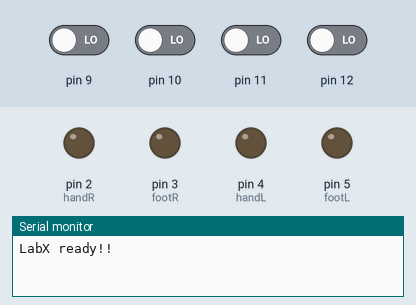
The sketch below on a simulated Arduino Nano, built with avr-gcc and run on an emulated ATmega328P. Shown: output pins drawn as LEDs (lit = HIGH), the last lines printed to the serial monitor. Dashed ring = blinking. Inputs (shaded band) come from the test bench; at power-on: pin 9–12 LOW.

Above: at 1.2 s.
1.3 s: pin 9 driven HIGH
At 1.4 s:
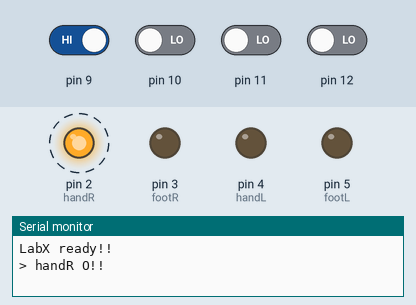
4.3 s: pin 10 driven HIGH
At 4.6 s:
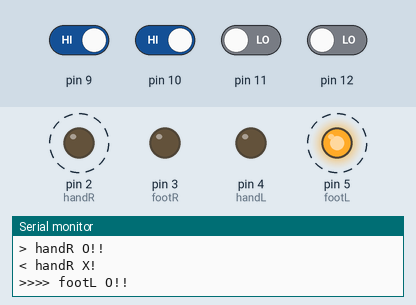
7.3 s: pin 11 driven HIGH
At 7.8 s:
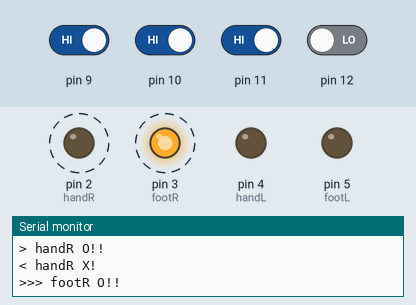
10.3 s: pin 12 driven HIGH
At 11.4 s:
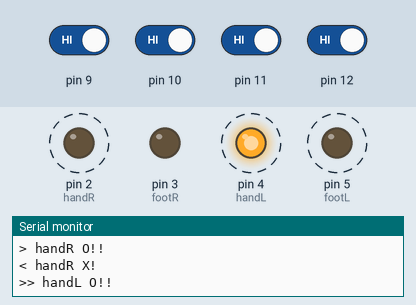
13.3 s: pin 12 driven LOW
At 13.4 s:
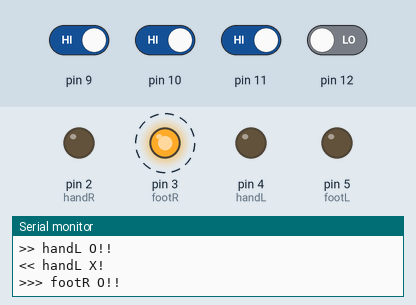
16.3 s: pin 10 driven LOW
At 16.41 s:
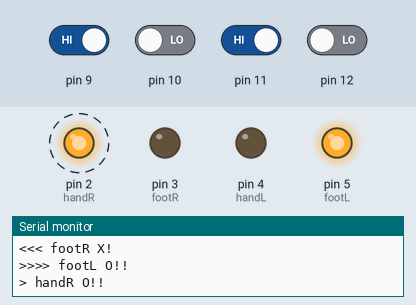
Timing chart, 0 to 20.3 s (numbered marks = the images above; inputs shaded):
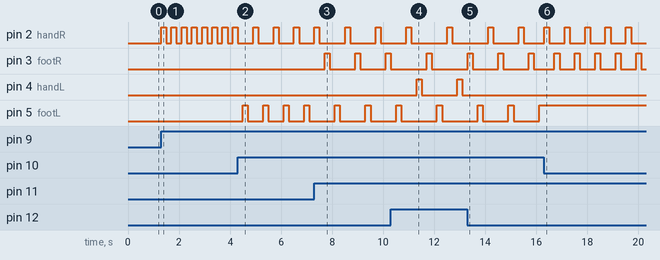

The sketch:

Body_Topology_Main_Control_test.ino
```cpp
/*
 * 2021.09.24 Body Topology Main Control & Airpump
 *            Arduino Code
 * 2021.09.29 新增，頸部LED不用重新斷電即可重開
 * by Xylo Hsiao
 */

int Maxbright = 255 / 2; //PWM 0 ~ 255
#define handR 2
#define handL 4
#define footR 3
#define footL 5
#define signalIN A7
int triggerSignal = 0;
int motorState = 0;
const int airPump_time = 25000;  //25000
int state1, state2, state3, state4;
int button1, button2, button3, button4;
const int button_time = 200;

void setup() {
  pinMode(handR, OUTPUT);
  pinMode(handL, OUTPUT);
  pinMode(footR, OUTPUT);
  pinMode(footL, OUTPUT);
  pinMode(9, INPUT);
  pinMode(10, INPUT);
  pinMode(11, INPUT);
  pinMode(12, INPUT);
  digitalWrite(handR, LOW);
  digitalWrite(handL, LOW);
  digitalWrite(footR, LOW);
  digitalWrite(footL, LOW);
  Serial.begin(9600);
  motorState == 0;
  state1 = 0;
  state2 = 0;
  state3 = 0;
  state4 = 0;
  Serial.println("LabX ready!!");
}

void loop() {
  //triggerSignal = Serial.read();
  readpin();
//  Serial.print(button1);
//  Serial.print(", ");
//  Serial.print(button2);
//  Serial.print(", ");
//  Serial.print(button3);
//  Serial.print(", ");
//  Serial.println(button4);

  //if (triggerSignal == 49 && state1 == 0){     //49 for keybroad"1"
  if (button1 == HIGH && state1 == 0){
    digitalWrite(handR, HIGH);
    Serial.println("> handR O!!");
    triggerSignal = 0;
    state1 = 1;
    delay(button_time);
    readpin();
  }
  //if (triggerSignal == 49 && state1 == 1){     //50 for keybroad"2"
  if (button1 == HIGH && state1 == 1){
    digitalWrite(handR, LOW);
    Serial.println("< handR X!");
    triggerSignal = 0;
    state1 = 0;
    delay(button_time);
    readpin();
  }
  //if (triggerSignal == 50 && state2 == 0){     //keybroad"3"
  if (button2 == HIGH && state2 == 0){
    digitalWrite(handL, HIGH);
    Serial.println(">> handL O!!");
    triggerSignal = 0;
    state2 = 1;
    delay(button_time);
    readpin();
  }
  //if (triggerSignal == 50 && state2 == 1){     //keybroad"4"
  if (button2 == HIGH && state2 == 1){
    digitalWrite(handL, LOW);
    Serial.println("<< handL X!");
    triggerSignal = 0;
    state2 = 0;
    delay(button_time);
    readpin();
  }
  //if (triggerSignal == 51 && state3 == 0){     //keybroad"5"
  if (button3 == HIGH && state3 == 0){
    digitalWrite(footR, HIGH);
    Serial.println(">>> footR O!!");
    triggerSignal = 0;
    state3 = 1;
    delay(button_time);
    readpin();
  }
  //if (triggerSignal == 51 && state3 == 1){     //keybroad"6"
  if (button3 == HIGH && state3 == 1){
    digitalWrite(footR, LOW);
    Serial.println("<<< footR X!");
    triggerSignal = 0;
    state3 = 0;
    delay(button_time);
    readpin();
  }
  //if (triggerSignal == 52 && state4 == 0){     //keybroad"7"
  if (button4 == HIGH && state4 == 0){
    digitalWrite(footL, HIGH);
    Serial.println(">>>> footL O!!");
    triggerSignal = 0;
    state4 = 1;
    delay(button_time);
    readpin();
  }
  //if (triggerSignal == 52 && state4 == 1){     //keybroad"8"
  if (button4 == HIGH && state4 == 1){
    digitalWrite(footL, LOW);
    Serial.println("<<<< footL X!");
    triggerSignal = 0;
    state4 = 0;
    delay(button_time);
    readpin();
  }
}

void readpin(){
  button1 = digitalRead(9);    // hand R
  button2 = digitalRead(12);   // foot L
  button3 = digitalRead(11);   // foot R
  button4 = digitalRead(10);   // hand L
}
```

Measured:
- after the input at 1.3 s, pin 2 (handR): alternates HIGH for 0.20 s and LOW for 0.20 s, starting at once
- after the input at 4.3 s, pin 2 (handR): alternates HIGH for 0.20 s and LOW for 0.60 s, starting after 0.60 s; pin 5 (footL): alternates HIGH for 0.20 s and LOW for 0.60 s, starting after 0.20 s
- after the input at 7.3 s, pin 2 (handR): alternates HIGH for 0.20 s and LOW for 1.0 s, starting after 1.2 s; pin 3 (footR): alternates HIGH for 0.20 s and LOW for 1.0 s, starting after 0.40 s; pin 5 (footL): alternates HIGH for 0.20 s and LOW for 1.0 s, starting after 0.80 s
- after the input at 10.3 s, pin 2 (handR): LOW → HIGH after 2.2 s, → LOW 0.20 s later; pin 4 (handL): alternates HIGH for 0.20 s and LOW for 1.4 s, starting after 1.0 s; pin 5 (footL): LOW → HIGH after 1.8 s, → LOW 0.20 s later
- after the input at 13.3 s, pin 4 (handL): stays LOW (without the input it goes to HIGH after 1.2 s)
- after the input at 16.3 s, pin 2 (handR): alternates HIGH for 0.20 s and LOW for 0.60 s, starting at once; pin 3 (footR): alternates HIGH for 0.20 s and LOW for 0.60 s, starting after 0.41 s; pin 5 (footL): stops changing and stays HIGH
